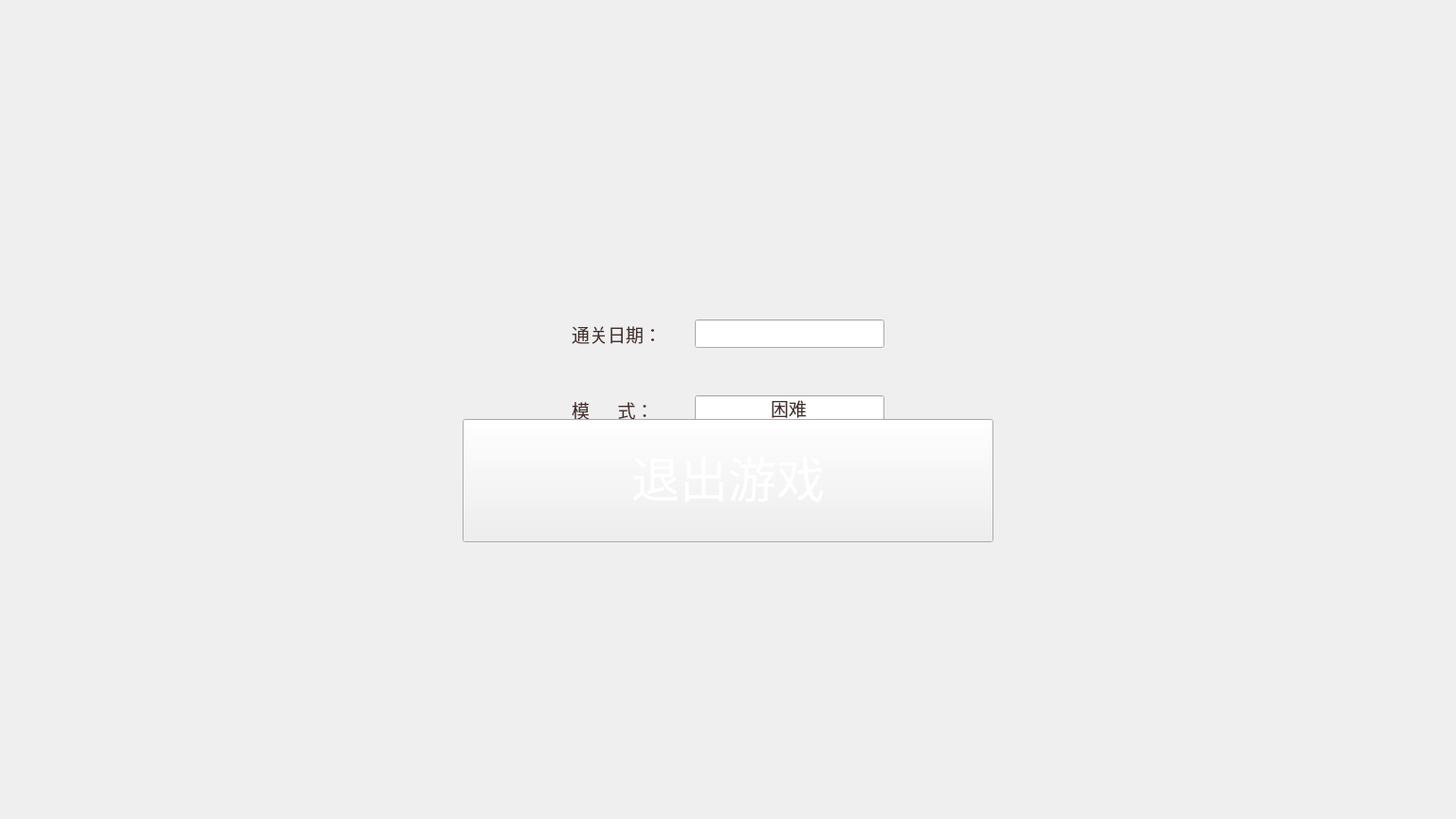
<?xml version="1.0" encoding="UTF-8"?>
<ui version="4.0">
 <class>HomeWindow</class>
 <widget class="QMainWindow" name="HomeWindow">
  <property name="geometry">
   <rect>
    <x>0</x>
    <y>0</y>
    <width>1536</width>
    <height>864</height>
   </rect>
  </property>
  <property name="windowTitle">
   <string>MainWindow</string>
  </property>
  <widget class="QWidget" name="centralwidget">
   <widget class="QLabel" name="label">
    <property name="geometry">
     <rect>
      <x>980</x>
      <y>50</y>
      <width>135</width>
      <height>146</height>
     </rect>
    </property>
    <property name="styleSheet">
     <string notr="true">border-image: url(:/res/history.png);</string>
    </property>
    <property name="text">
     <string/>
    </property>
   </widget>
   <widget class="QWidget" name="certificate" native="true">
    <property name="geometry">
     <rect>
      <x>396</x>
      <y>136</y>
      <width>744</width>
      <height>592</height>
     </rect>
    </property>
    <property name="styleSheet">
     <string notr="true">border-image: url(:/res/certificate.png);</string>
    </property>
    <widget class="QLineEdit" name="date">
     <property name="geometry">
      <rect>
       <x>337</x>
       <y>201</y>
       <width>200</width>
       <height>30</height>
      </rect>
     </property>
     <property name="font">
      <font>
       <family>微软雅黑</family>
       <pointsize>14</pointsize>
       <bold>false</bold>
      </font>
     </property>
     <property name="focusPolicy">
      <enum>Qt::NoFocus</enum>
     </property>
     <property name="styleSheet">
      <string notr="true">border-image: url(:/res/transparent.png);
color: #442F2B</string>
     </property>
     <property name="text">
      <string/>
     </property>
     <property name="alignment">
      <set>Qt::AlignCenter</set>
     </property>
     <property name="readOnly">
      <bool>true</bool>
     </property>
    </widget>
    <widget class="QLabel" name="label_2">
     <property name="geometry">
      <rect>
       <x>207</x>
       <y>201</y>
       <width>120</width>
       <height>30</height>
      </rect>
     </property>
     <property name="font">
      <font>
       <family>微软雅黑</family>
       <pointsize>14</pointsize>
       <bold>false</bold>
      </font>
     </property>
     <property name="styleSheet">
      <string notr="true">border-image: url(:/res/transparent.png);
color: #442F2B</string>
     </property>
     <property name="text">
      <string>通关日期：</string>
     </property>
    </widget>
    <widget class="QLabel" name="label_3">
     <property name="geometry">
      <rect>
       <x>207</x>
       <y>281</y>
       <width>120</width>
       <height>30</height>
      </rect>
     </property>
     <property name="font">
      <font>
       <family>微软雅黑</family>
       <pointsize>14</pointsize>
       <bold>false</bold>
      </font>
     </property>
     <property name="styleSheet">
      <string notr="true">border-image: url(:/res/transparent.png);
color: #442F2B</string>
     </property>
     <property name="text">
      <string>模      式：</string>
     </property>
    </widget>
    <widget class="QLineEdit" name="mode">
     <property name="geometry">
      <rect>
       <x>337</x>
       <y>281</y>
       <width>200</width>
       <height>30</height>
      </rect>
     </property>
     <property name="font">
      <font>
       <family>微软雅黑</family>
       <pointsize>14</pointsize>
       <bold>false</bold>
      </font>
     </property>
     <property name="focusPolicy">
      <enum>Qt::NoFocus</enum>
     </property>
     <property name="styleSheet">
      <string notr="true">border-image: url(:/res/transparent.png);
color: #442F2B</string>
     </property>
     <property name="text">
      <string>困难</string>
     </property>
     <property name="alignment">
      <set>Qt::AlignCenter</set>
     </property>
     <property name="readOnly">
      <bool>true</bool>
     </property>
    </widget>
    <widget class="QLabel" name="label_4">
     <property name="geometry">
      <rect>
       <x>207</x>
       <y>361</y>
       <width>120</width>
       <height>30</height>
      </rect>
     </property>
     <property name="font">
      <font>
       <family>微软雅黑</family>
       <pointsize>14</pointsize>
       <bold>false</bold>
      </font>
     </property>
     <property name="styleSheet">
      <string notr="true">border-image: url(:/res/transparent.png);
color: #442F2B</string>
     </property>
     <property name="text">
      <string>耗      时：</string>
     </property>
    </widget>
    <widget class="QLineEdit" name="time">
     <property name="geometry">
      <rect>
       <x>337</x>
       <y>361</y>
       <width>200</width>
       <height>30</height>
      </rect>
     </property>
     <property name="font">
      <font>
       <family>微软雅黑</family>
       <pointsize>14</pointsize>
       <bold>false</bold>
      </font>
     </property>
     <property name="focusPolicy">
      <enum>Qt::NoFocus</enum>
     </property>
     <property name="styleSheet">
      <string notr="true">border-image: url(:/res/transparent.png);
color: #442F2B</string>
     </property>
     <property name="text">
      <string/>
     </property>
     <property name="alignment">
      <set>Qt::AlignCenter</set>
     </property>
     <property name="readOnly">
      <bool>true</bool>
     </property>
    </widget>
   </widget>
   <widget class="QWidget" name="Stop" native="true">
    <property name="geometry">
     <rect>
      <x>341</x>
      <y>222</y>
      <width>854</width>
      <height>420</height>
     </rect>
    </property>
    <property name="styleSheet">
     <string notr="true">border-image: url(:/res/stop.png); color: #ffffff;</string>
    </property>
    <widget class="QPushButton" name="Btn_Exit">
     <property name="geometry">
      <rect>
       <x>147</x>
       <y>220</y>
       <width>560</width>
       <height>130</height>
      </rect>
     </property>
     <property name="font">
      <font>
       <family>微软雅黑</family>
       <pointsize>38</pointsize>
      </font>
     </property>
     <property name="focusPolicy">
      <enum>Qt::NoFocus</enum>
     </property>
     <property name="styleSheet">
      <string notr="true">border-image: url(:/res/button.png);
color: rgb(255, 255, 255);
padding-bottom: 10;
</string>
     </property>
     <property name="text">
      <string>退出游戏</string>
     </property>
    </widget>
   </widget>
  </widget>
 </widget>
 <resources/>
 <connections/>
</ui>
